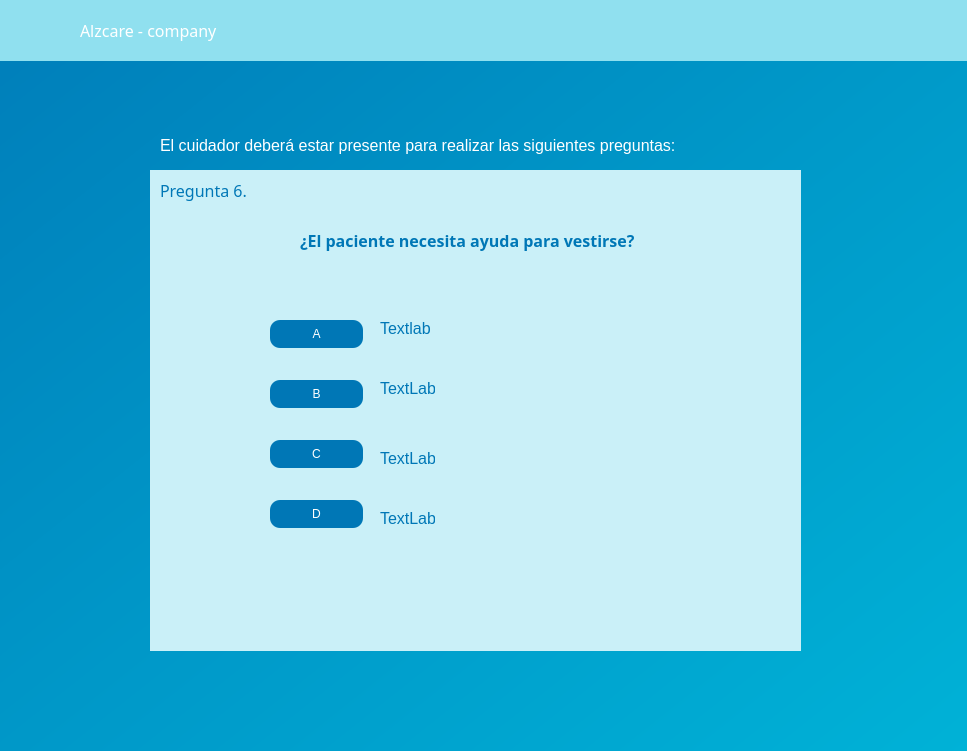
<?xml version="1.0" encoding="UTF-8"?>
<ui version="4.0">
 <class>Form</class>
 <widget class="QWidget" name="Form">
  <property name="geometry">
   <rect>
    <x>0</x>
    <y>0</y>
    <width>967</width>
    <height>751</height>
   </rect>
  </property>
  <property name="windowTitle">
   <string>Form</string>
  </property>
  <widget class="QWidget" name="widget" native="true">
   <property name="geometry">
    <rect>
     <x>-90</x>
     <y>-110</y>
     <width>1101</width>
     <height>881</height>
    </rect>
   </property>
   <property name="styleSheet">
    <string notr="true">QWidget {
    background: qlineargradient(x1:0, y1:0, x2:1, y2:1, stop:0 #0077b6, stop:0.5 #0096c7, stop:1 #00b4d8);
}

QLabel {
    background-color: transparent;  /* Fondo transparente para QLabel */
    color: white;  /* Color del texto del QLabel */
    font-size: 16px;  /* Tamaño de fuente del QLabel */
}

QLineEdit {
    background-color: white;  /* Fondo sólido blanco para QLineEdit */
    border: 2px solid #00b4d8;
    border-radius: 10px;
    padding: 10px;
    font-size: 16px;
    color: black;
}

QLineEdit:focus {
    border: 2px solid #0077b6; /* Color del borde al enfocar */
    outline: none;
}


QPushButton{
	border-radius: 10px;
	color: white;
	background-color: rgb(0, 119, 182)
}</string>
   </property>
   <widget class="QLabel" name="label_5">
    <property name="geometry">
     <rect>
      <x>610</x>
      <y>330</y>
      <width>61</width>
      <height>51</height>
     </rect>
    </property>
    <property name="text">
     <string/>
    </property>
    <property name="pixmap">
     <pixmap resource="recursos_interfazseguimiento6.qrc">:/prefijoNuevo/Alzcare.png</pixmap>
    </property>
   </widget>
   <widget class="QWidget" name="widget_2" native="true">
    <property name="geometry">
     <rect>
      <x>10</x>
      <y>110</y>
      <width>1191</width>
      <height>61</height>
     </rect>
    </property>
    <property name="styleSheet">
     <string notr="true">QWidget{
	background-color: rgb(144, 224, 239);
}</string>
    </property>
    <widget class="QLabel" name="label_2">
     <property name="geometry">
      <rect>
       <x>160</x>
       <y>20</y>
       <width>151</width>
       <height>21</height>
      </rect>
     </property>
     <property name="font">
      <font>
       <family>Montserrat</family>
       <pointsize>-1</pointsize>
       <weight>50</weight>
       <bold>false</bold>
      </font>
     </property>
     <property name="text">
      <string>Alzcare - company</string>
     </property>
    </widget>
    <widget class="QLabel" name="label">
     <property name="geometry">
      <rect>
       <x>100</x>
       <y>10</y>
       <width>41</width>
       <height>41</height>
      </rect>
     </property>
     <property name="text">
      <string/>
     </property>
     <property name="pixmap">
      <pixmap resource="recursos_interfazseguimiento6.qrc">:/prefijoNuevo/Alzcare.png</pixmap>
     </property>
     <property name="scaledContents">
      <bool>true</bool>
     </property>
    </widget>
    <widget class="QPushButton" name="pushButton_regresar">
     <property name="geometry">
      <rect>
       <x>960</x>
       <y>20</y>
       <width>81</width>
       <height>31</height>
      </rect>
     </property>
     <property name="text">
      <string/>
     </property>
     <property name="icon">
      <iconset resource="recursos_interfazseguimiento6.qrc">
       <normaloff>:/prefijoNuevo/regresar.png</normaloff>:/prefijoNuevo/regresar.png</iconset>
     </property>
     <property name="iconSize">
      <size>
       <width>40</width>
       <height>240</height>
      </size>
     </property>
    </widget>
   </widget>
   <widget class="QWidget" name="widget_3" native="true">
    <property name="geometry">
     <rect>
      <x>240</x>
      <y>280</y>
      <width>651</width>
      <height>481</height>
     </rect>
    </property>
    <property name="styleSheet">
     <string notr="true">QWidget{
	background-color: rgb(202, 240, 248);
}
QLabel{
	color: rgb(0, 119, 182);}

QPushButton{
	background-color: rgb(0, 119, 182);
	color: white;
}</string>
    </property>
    <widget class="QLabel" name="label_3">
     <property name="geometry">
      <rect>
       <x>10</x>
       <y>0</y>
       <width>351</width>
       <height>41</height>
      </rect>
     </property>
     <property name="font">
      <font>
       <family>Montserrat</family>
       <pointsize>-1</pointsize>
       <weight>50</weight>
       <bold>false</bold>
      </font>
     </property>
     <property name="text">
      <string>&lt;html&gt;&lt;head/&gt;&lt;body&gt;&lt;p&gt;Pregunta 6.&lt;/p&gt;&lt;/body&gt;&lt;/html&gt;</string>
     </property>
    </widget>
    <widget class="QLabel" name="label_7">
     <property name="geometry">
      <rect>
       <x>150</x>
       <y>50</y>
       <width>351</width>
       <height>41</height>
      </rect>
     </property>
     <property name="font">
      <font>
       <family>Montserrat</family>
       <pointsize>-1</pointsize>
       <weight>75</weight>
       <bold>true</bold>
      </font>
     </property>
     <property name="text">
      <string>&lt;html&gt;&lt;head/&gt;&lt;body&gt;&lt;p&gt;¿El paciente necesita ayuda para vestirse?&lt;/p&gt;&lt;/body&gt;&lt;/html&gt;</string>
     </property>
    </widget>
    <widget class="QPushButton" name="pushButton">
     <property name="geometry">
      <rect>
       <x>120</x>
       <y>150</y>
       <width>93</width>
       <height>28</height>
      </rect>
     </property>
     <property name="text">
      <string>A</string>
     </property>
    </widget>
    <widget class="QPushButton" name="pushButton_B">
     <property name="geometry">
      <rect>
       <x>120</x>
       <y>210</y>
       <width>93</width>
       <height>28</height>
      </rect>
     </property>
     <property name="text">
      <string>B</string>
     </property>
    </widget>
    <widget class="QPushButton" name="pushButton_C">
     <property name="geometry">
      <rect>
       <x>120</x>
       <y>270</y>
       <width>93</width>
       <height>28</height>
      </rect>
     </property>
     <property name="text">
      <string>C</string>
     </property>
    </widget>
    <widget class="QPushButton" name="pushButton_D">
     <property name="geometry">
      <rect>
       <x>120</x>
       <y>330</y>
       <width>93</width>
       <height>28</height>
      </rect>
     </property>
     <property name="text">
      <string>D</string>
     </property>
    </widget>
    <widget class="QLabel" name="label_A">
     <property name="geometry">
      <rect>
       <x>230</x>
       <y>150</y>
       <width>55</width>
       <height>16</height>
      </rect>
     </property>
     <property name="text">
      <string>Textlab</string>
     </property>
    </widget>
    <widget class="QLabel" name="label_B">
     <property name="geometry">
      <rect>
       <x>230</x>
       <y>210</y>
       <width>55</width>
       <height>16</height>
      </rect>
     </property>
     <property name="text">
      <string>TextLabel</string>
     </property>
    </widget>
    <widget class="QLabel" name="label_C">
     <property name="geometry">
      <rect>
       <x>230</x>
       <y>280</y>
       <width>55</width>
       <height>16</height>
      </rect>
     </property>
     <property name="text">
      <string>TextLabel</string>
     </property>
    </widget>
    <widget class="QLabel" name="label_D">
     <property name="geometry">
      <rect>
       <x>230</x>
       <y>340</y>
       <width>55</width>
       <height>16</height>
      </rect>
     </property>
     <property name="text">
      <string>TextLabel</string>
     </property>
    </widget>
    <widget class="QLabel" name="label_4">
     <property name="geometry">
      <rect>
       <x>390</x>
       <y>180</y>
       <width>141</width>
       <height>151</height>
      </rect>
     </property>
     <property name="text">
      <string/>
     </property>
     <property name="pixmap">
      <pixmap resource="recursos_interfazseguimiento6.qrc">:/prefijoNuevo/vestir_int6.png</pixmap>
     </property>
     <property name="scaledContents">
      <bool>true</bool>
     </property>
    </widget>
   </widget>
   <widget class="QLabel" name="label_6">
    <property name="geometry">
     <rect>
      <x>250</x>
      <y>240</y>
      <width>531</width>
      <height>31</height>
     </rect>
    </property>
    <property name="text">
     <string>El cuidador deberá estar presente para realizar las siguientes preguntas:</string>
    </property>
   </widget>
  </widget>
 </widget>
 <resources>
  <include location="recursos_interfazseguimiento6.qrc"/>
 </resources>
 <connections/>
</ui>
